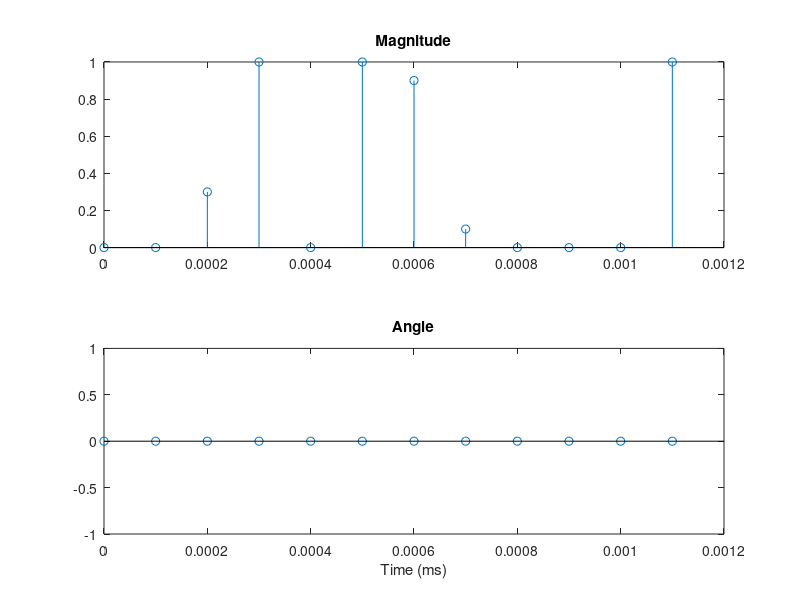

Source code (MATLAB): (Note: this script raises an error after producing the figure.)
clear; clc; close all; fclose all; format long;

%%%%%%%%%%%%%%%%%%%%%%%%%%%%%%%%%%%%%%%%%%%%%%%%%%%%%%%%%%%%%%%%%%%%%%%%%%%
% Simulation settings 335328744369150
%%%%%%%%%%%%%%%%%%%%%%%%%%%%%%%%%%%%%%%%%%%%%%%%%%%%%%%%%%%%%%%%%%%%%%%%%%%
Preset = 1016;
Test = 2;
% "ZF", "MMSE", "ZF Averaged", "LS", "Ideal"
% "Sym1Pilot" % Use entire 1st OFDM Symbol to estimate channel for all sym
% "SymAvg" % Average perfect channel estimates into 1 for all symbols
    EQUALIZER_METHOD = "ZF Averaged";
% Channel Estimation Interpolation Method
    interp_method = 'linear';
% Loop MATLAB IFFT output to FFT output to bypass channel
    LOOPBACK = true;
% Use Comb type pilot format else use alternating pilots
    PILOT_COMB_FORMAT = true;
% Use CFO estimate to correct for CFO in time domain
    CFO_CORR = false;
% Assume all CFO is caused by doppler. Use CFO est to correct for doppler.
% If false, use CFO est to correct for CFO offset. Only for MATLAB sim
    DOPPLER_PROC = false;
% Perform estimation and correction for phase rotation from sym to sym
    PHASE_AVG = true;
% Filter multiple channel estimates instead of averaging
    FILTER_CH_EST = true;
% Perform power measurements
    POWER_MEASURE = false;
% Plot ideal QAM scatter points on top of RX constellations
    PLOT_IDEAL = false;
% Set pilots as QPSK instead of same modulation order as data
    QPSK_PILOTS = false;
% Add AWGN in baseband instead of passband
    BASEBAND_AWGN = true;
% Enable frequency domain timing offset estimation and compensation
    TA_EST_COMP = true;
% Enable frequency domain frequency offset estimation and compensation
    CFO_EST_COMP = false;

%%%%%%%%%%%%%%%%%%%%%%%%%%%%%%%%%%%%%%%%%%%%%%%%%%%%%%%%%%%%%%%%%%%%%%%%%%%
% OFDM Parameters
%%%%%%%%%%%%%%%%%%%%%%%%%%%%%%%%%%%%%%%%%%%%%%%%%%%%%%%%%%%%%%%%%%%%%%%%%%%
nfft = 4096;                % Size of FFT, number of subcarriers in OFDM
BW = 250000;                % Bandwidth = complex FS
cp_len = 256;               % Cyclic Prefix length in samples
M = 16;                     % Modulation Order
ZP_density = 30;            % Zero Padded Pilot Density
symbol_guard_ms = 1;        % Symbol guard band in ms
frame_guard_ms = 1;         % Frame guard band in ms
ofdm_symbols = 5;          % Number of OFDM symbols in a Frame
Fc = 250000;                % Center frequency of OFDM signal

%%%%%%%%%%%%%%%%%%%%%%%%%%%%%%%%%%%%%%%%%%%%%%%%%%%%%%%%%%%%%%%%%%%%%%%%%%%
% Fixed Values
%%%%%%%%%%%%%%%%%%%%%%%%%%%%%%%%%%%%%%%%%%%%%%%%%%%%%%%%%%%%%%%%%%%%%%%%%%%
nfft_zc = 4096;                       % NFFT for Zadoff-Chu sequence
ZC_root = 13;                         % Zadoff-Chu root index
ZC_length = nfft_zc/2;                % Zadoff-Chu Sequence Length
doppler_cp_offset = round(cp_len/32); % Num of CP samples*2 to not use
sync_samples_early = 10;             % Num of samples to synchronize early
doppler_sync_samples_early = 0;       % samp to sync early for doppler
force_doppler_sync = 0;               % Force doppler synchronization
pilot_density = 0.5;                  % Pilot to data ratio
DAC_FS = 10000000;                    % Dac sample rate
nfft_p = 32*nfft;                     % NFFT for plotting spectrum
speed_sound = 1500;                   % Speed of sound underwater
duc_ddc_loss_gain = 2;                % Loss of Matlab DUC
num_bits = 14;                        % Number of bits in a sample
num_fir_taps = 4096;                  % Number of FIR taps for DUC/DDC
symbol_plot = 4;                      % Set number of Symbols to plot
ifft_gain = 30000;                     % IFFT gain on sub-carriers

gp_samples = round(symbol_guard_ms / 1000 * BW);

% Channel parameters
snr_db = 30;                          % Signal-to-Noise ratio in dB
multipath = [0 0 0.3 1 0 1 0.9 0.1 0 0 0 1];
%multipath = 1;
%speed = 2;                            % Doppler In m/s
speed = 0;

cfo = 0;                              % Carrier frequency offset
spo = 0;                              % Sample phase offset
sro = 50;                       % Sample rate offset (in parts per million)
sro = 0;

%%%%%%%%%%%%%%%%%%%%%%%%%%%%%%%%%%%%%%%%%%%%%%%%%%%%%%%%%%%%%%%%%%%%%%%%%%%
% Calculated OFDM Parameters
%%%%%%%%%%%%%%%%%%%%%%%%%%%%%%%%%%%%%%%%%%%%%%%%%%%%%%%%%%%%%%%%%%%%%%%%%%%
% Carrier Allocation
rep = 1/pilot_density;          % Data to pilot repetition
zp_carriers = floor(nfft*ZP_density/100/2)*2; % Even Number of ZP carriers
zp_index = [1:zp_carriers/2,nfft/2,nfft/2+1,nfft-zp_carriers/2+1:nfft];
zp_carriers = zp_carriers + 2;  % Account for 2 ZP carriers around DC
pilot_index=[zp_carriers/2:rep:nfft/2-1,nfft/2+2:rep:nfft-zp_carriers/2];
if zp_index(end/2+2)-1 ~= pilot_index(end)
    pilot_index = [pilot_index zp_index(end/2+2)-1];
end
index = find(pilot_index == nfft/2-1);
if isempty(index)
    index = find(pilot_index == nfft/2-2);
    pilot_index = [pilot_index(1:index) nfft/2-1 pilot_index(index+1:end)];
end
pilot_carriers = length(pilot_index);
if PILOT_COMB_FORMAT
    pilot_index = repmat(pilot_index.', [1 ofdm_symbols]);
    pilot_index_orig = pilot_index;
else
    pilot_index_orig = repmat(pilot_index.', [1 ofdm_symbols]);
    pilot_index = repmat(pilot_index.', [1 ofdm_symbols]);
    pilot_index(:,2:2:end) = pilot_index(:,2:2:end) + 1;
    pilot_index(end/2,2:2:end) = pilot_index(end/2,2:2:end) - 1;
    pilot_index(:,2:2:end)=cat(1,pilot_index(1:end/2,2:2:end), ...
        nfft/2+2*ones(1,length(2:2:ofdm_symbols)), ...
        pilot_index(end/2+1:end-1,2:2:end));
end
zp_index = repmat(zp_index.', [1 ofdm_symbols]);
data_index = 1:nfft;
data_index = repmat(data_index.', [1 ofdm_symbols]);
data_index_orig = data_index;
rm_pilot_zp_index = data_index; rm_pilot_zp_index_orig = data_index;
for i=1:ofdm_symbols
    rm_pilot_zp = sort([pilot_index(:,i);zp_index(:,i)]);
    rm_pilot_zp_index(rm_pilot_zp,i) = NaN;
    rm_pilot_zp_orig = sort([pilot_index_orig(:,i);zp_index(:,i)]);
    rm_pilot_zp_index_orig(rm_pilot_zp_orig,i) = NaN;
end
data_index_tmp = 1:nfft;
data_index_tmp2 = zeros(nfft-pilot_carriers-zp_carriers,ofdm_symbols);
data_index_tmp2_orig = zeros(nfft-pilot_carriers-zp_carriers,ofdm_symbols);
for i=1:ofdm_symbols
    data_index_tmp = data_index(:,i);
    data_index_tmp(any(isnan(rm_pilot_zp_index(:,i)),2)) = [];
    data_index_tmp2(:,i) = data_index_tmp;

    data_index_tmp_orig = data_index_orig(:,i);
    data_index_tmp_orig(any(isnan(rm_pilot_zp_index_orig(:,i)),2)) = [];
    data_index_tmp2_orig(:,i) = data_index_tmp_orig;
end
data_index = data_index_tmp2;
data_index_orig = data_index_tmp2_orig;
%data_index(any(isnan(rm_pilot_zp_index),2),:) = [];
data_carriers = length(data_index);
pilot_data_index = repmat((1:nfft).',[1 ofdm_symbols]);
pilot_index_nan = repmat((1:nfft).',[1 ofdm_symbols]);
for i=1:ofdm_symbols
    pilot_data_index(zp_index(:,i),i) = NaN;
    pilot_index_nan(sort([zp_index(:,i);data_index(:,i)]),i) = NaN;
end

% Other Parameters
scs = BW/nfft;
num_data_bits = length(data_index)*ofdm_symbols;
Fs = BW; % Sample frequency (complex) = bandwidth
Interp_val = DAC_FS/Fs; % Interpolation value
Ts = 1/Fs; % Sampling period
Ts_up = 1/DAC_FS;
F = (-nfft_p/2:nfft_p/2-1)/nfft_p*Fs; % Plotting baseband spectrum
F_up = (-nfft_p/2:nfft_p/2-1)/nfft_p*DAC_FS; % Plotting DUC spectrum
cp_used = cp_len - 2*doppler_cp_offset;
Max_Freq_offset = 2*scs*(cp_used/nfft);
DAC_FS_sro = DAC_FS + DAC_FS*(sro*10e-6);
Symbol_Time = 1/BW*(nfft+cp_len);

fir_taps = fir1(num_fir_taps,1/(DAC_FS/Fs));
fir_taps = fir_taps / sqrt(sum(fir_taps.^2));
filter_delay = floor(length(fir_taps)/2);

fir_taps_4x=fir1(128,1/4);% Mimic 4x decimation with 128 TAP filter in FPGA
%fir_taps_4x = fir_taps_4x / sqrt(sum(fir_taps_4x.^2));
filter_delay_4x = floor(length(fir_taps_4x)/2);
fir_taps_rx = fir1(num_fir_taps,1/Interp_val);
%fir_taps_rx = fir_taps_rx / sqrt(sum(fir_taps_rx.^2));
filter_delay_rx = floor(length(fir_taps_rx)/2);

figure(),subplot(2,1,1),stem((0:1/DAC_FS:length(multipath)/ ...
    DAC_FS-1/DAC_FS)*1000,abs(multipath)),title('Magnitude'),subplot(2,1,2)
stem((0:1/DAC_FS:length(multipath)/DAC_FS-1/DAC_FS)*1000,angle(multipath))
xlabel('Time (ms)'),title('Angle'),sgtitle('Multipath Delay Spread')

%%%%%%%%%%%%%%%%%%%%%%%%%%%%%%%%%%%%%%%%%%%%%%%%%%%%%%%%%%%%%%%%%%%%%%%%%%%
% Generate Pilot Data
%%%%%%%%%%%%%%%%%%%%%%%%%%%%%%%%%%%%%%%%%%%%%%%%%%%%%%%%%%%%%%%%%%%%%%%%%%%
rng default
if QPSK_PILOTS
    pilot_data = randsrc(pilot_carriers,ofdm_symbols,0:3);
else
    pilot_data = randsrc(pilot_carriers,ofdm_symbols,0:M-1);
end

%%%%%%%%%%%%%%%%%%%%%%%%%%%%%%%%%%%%%%%%%%%%%%%%%%%%%%%%%%%%%%%%%%%%%%%%%%%
% Generate Message Data
%%%%%%%%%%%%%%%%%%%%%%%%%%%%%%%%%%%%%%%%%%%%%%%%%%%%%%%%%%%%%%%%%%%%%%%%%%%
rng default
tx_data = randsrc(data_carriers,ofdm_symbols,0:M-1);

%%%%%%%%%%%%%%%%%%%%%%%%%%%%%%%%%%%%%%%%%%%%%%%%%%%%%%%%%%%%%%%%%%%%%%%%%%%
% QAM Modulation
%%%%%%%%%%%%%%%%%%%%%%%%%%%%%%%%%%%%%%%%%%%%%%%%%%%%%%%%%%%%%%%%%%%%%%%%%%%
qam_mod_data = qammod(tx_data,M) * ifft_gain;
if QPSK_PILOTS
    reference_pilot = qammod(pilot_data,4) * ifft_gain;
else
    reference_pilot = qammod(pilot_data,M) * ifft_gain;
end
zp_carrier = complex(0,0);

%%%%%%%%%%%%%%%%%%%%%%%%%%%%%%%%%%%%%%%%%%%%%%%%%%%%%%%%%%%%%%%%%%%%%%%%%%%
% Synchronization   
%%%%%%%%%%%%%%%%%%%%%%%%%%%%%%%%%%%%%%%%%%%%%%%%%%%%%%%%%%%%%%%%%%%%%%%%%%%
% Create Zadoff-Chu sequence
sync_tx = log2(M)/sqrt(2)*exp(-1i*pi*ZC_root*(1:ZC_length).* ...
    ((1:ZC_length)+1)/ZC_length); % ZC sequence
sync_tx_i = cos(pi*ZC_root*(1:ZC_length).* ...
    ((1:ZC_length)+1)/ZC_length);
sync_tx_q = -sin(pi*ZC_root*(1:ZC_length).* ...
    ((1:ZC_length)+1)/ZC_length);
sync_tx = complex(sync_tx_i,sync_tx_q);
sync_tx_zp = [zeros(1,(nfft_zc-ZC_length)/2),sync_tx,zeros(1, ...
    (nfft_zc-ZC_length)/2)]; % Add ZP and center ZC sequence in BW
sync_tx_time = ifft(ifftshift(ifft_gain*sync_tx_zp),nfft_zc);

%%%%%%%%%%%%%%%%%%%%%%%%%%%%%%%%%%%%%%%%%%%%%%%%%%%%%%%%%%%%%%%%%%%%%%%%%%%
% Carrier Allocation
%%%%%%%%%%%%%%%%%%%%%%%%%%%%%%%%%%%%%%%%%%%%%%%%%%%%%%%%%%%%%%%%%%%%%%%%%%%
% FFT carriers of Data, Pilot and ZP carriers
carriers = zeros(nfft,ofdm_symbols);
for i=1:ofdm_symbols
    carriers(pilot_index_orig(:,i),i) = reference_pilot(:,i);
    carriers(data_index_orig(:,i),i) = qam_mod_data(:,i);
    carriers(zp_index(:,i),i) = zp_carrier;
end
tx_pilot_data = carriers;
tx_pilot_data(any(isnan(pilot_data_index),2),:) = [];

figure(),scatter(real(reference_pilot(:,1)),imag(reference_pilot(:,i)),'.')
hold on,scatter(real(qam_mod_data(:,1)),imag(qam_mod_data(:,1)),'.')
sgtitle('TX Constellation'),legend('Pilot','Data Symbols')

%%%%%%%%%%%%%%%%%%%%%%%%%%%%%%%%%%%%%%%%%%%%%%%%%%%%%%%%%%%%%%%%%%%%%%%%%%%
% IFFT
%%%%%%%%%%%%%%%%%%%%%%%%%%%%%%%%%%%%%%%%%%%%%%%%%%%%%%%%%%%%%%%%%%%%%%%%%%%
% Ifftshift to reorder carriers in correct order for IFFT
ifft_sub_carriers = zeros(nfft,ofdm_symbols);
for i = 1:ofdm_symbols % In loop so Ifftshift works per symbol
    ifft_sub_carriers(:,i) = ifft(ifftshift(carriers(:,i)),nfft);
end

%%%%%%%%%%%%%%%%%%%%%%%%%%%%%%%%%%%%%%%%%%%%%%%%%%%%%%%%%%%%%%%%%%%%%%%%%%%
% CP Insertion
%%%%%%%%%%%%%%%%%%%%%%%%%%%%%%%%%%%%%%%%%%%%%%%%%%%%%%%%%%%%%%%%%%%%%%%%%%%
cp_start = nfft-cp_len;
cp = ifft_sub_carriers(cp_start+1:end,:);            % Obtain CP
ofdm_tx_signal_par1 = vertcat(cp,ifft_sub_carriers);  % Copy CP

%%%%%%%%%%%%%%%%%%%%%%%%%%%%%%%%%%%%%%%%%%%%%%%%%%%%%%%%%%%%%%%%%%%%%%%%%%%
% TX Power Measurement
%%%%%%%%%%%%%%%%%%%%%%%%%%%%%%%%%%%%%%%%%%%%%%%%%%%%%%%%%%%%%%%%%%%%%%%%%%%
if POWER_MEASURE
    full_scale = (2^(num_bits-1))^2 * (nfft+cp_len);
    full_scale_zc = (2^(num_bits-1))^2 * nfft_zc;
    sig_pow = sum(abs(ofdm_tx_signal_par1.^2));
    sig_pow_dBFS = 10*log10(sig_pow/full_scale);
    sig_peak = max(abs(ofdm_tx_signal_par1));
    sig_peak_dBFS = 10*log10(sig_peak/(2^(num_bits-1)));
    sig_pow1 = sum(abs((sync_tx_time).^2));
    sig_pow_dBFS = [10*log10(sig_pow1/full_scale_zc) sig_pow_dBFS];
    sig_peak = max(abs((sync_tx_time)));
    sig_peak_dBFS = [10*log10(sig_peak/(2^(num_bits-1))) sig_peak_dBFS];
    sig_papr_dB = sig_peak_dBFS - sig_pow_dBFS;
    
    figure(),subplot(2,2,1),bar(1:ofdm_symbols+1,sig_pow_dBFS)
    xlabel('OFDM Symbol'),ylabel('dBFS'),title('Average Power')
    set(gca,'Ydir','reverse');subplot(2,2,2)
    bar(1:ofdm_symbols+1,sig_peak_dBFS)
    xlabel('OFDM Symbol'),ylabel('dBFS'),title('Peak Power')
    set(gca,'Ydir','reverse');subplot(2,2,[3 4]),bar(1:ofdm_symbols+1, ...
        sig_papr_dB),xlabel('OFDM Symbols'),ylabel('dB'),title('PAPR')
    sgtitle('TX Power')
end

%%%%%%%%%%%%%%%%%%%%%%%%%%%%%%%%%%%%%%%%%%%%%%%%%%%%%%%%%%%%%%%%%%%%%%%%%%%
% GP Insertion2)
%%%%%%%%%%%%%%%%%%%%%%%%%%%%%%%%%%%%%%%%%%%%%%%%%%%%%%%%%%%%%%%%%%%%%%%%%%%
gp = zeros(gp_samples,ofdm_symbols);       % Obtain GP
ofdm_tx_signal_par = vertcat(ofdm_tx_signal_par1,gp); % Copy GP

if ~PILOT_COMB_FORMAT
    for i=1:ofdm_symbols
        qam_mod_data(:,i) = carriers(data_index(:,i),i);
        reference_pilot(:,i) = carriers(pilot_index(:,i),i);
    end
else
    qam_mod_data = carriers;
    qam_mod_data(any(isnan(rm_pilot_zp_index),2),:) = [];
    reference_pilot = carriers;
    reference_pilot(any(isnan(pilot_index_nan),2),:) = [];
end
tx_data = qamdemod(qam_mod_data/ifft_gain,M);

%%%%%%%%%%%%%%%%%%%%%%%%%%%%%%%%%%%%%%%%%%%%%%%%%%%%%%%%%%%%%%%%%%%%%%%%%%%
% Parallel to Serial
%%%%%%%%%%%%%%%%%%%%%%%%%%%%%%%%%%%%%%%%%%%%%%%%%%%%%%%%%%%%%%%%%%%%%%%%%%%
ofdm_tx_signal_ser = reshape(ofdm_tx_signal_par,[(nfft+cp_len+ ...
    gp_samples)*ofdm_symbols, 1]);         % Parallel to Serial
gp = zeros(gp_samples,1);                  % Obtain GP
ofdm_tx_signal_ser = [sync_tx_time.'; ...
    zeros(cp_len,1);gp;ofdm_tx_signal_ser]; % OFDM Frame

%%%%%%%%%%%%%%%%%%%%%%%%%%%%%%%%%%%%%%%%%%%%%%%%%%%%%%%%%%%%%%%%%%%%%%%%%%%
% DUC
%%%%%%%%%%%%%%%%%%%%%%%%%%%%%%%%%%%%%%%%%%%%%%%%%%%%%%%%%%%%%%%%%%%%%%%%%%%
%      [kdk,fir_taps] = interp(ofdm_tx_signal_ser,Interp_val,10,1);
%     filter_delay = floor(length(fir_taps)/2);
%     ofdm_tx_signal_zp = [zeros(filter_delay,1);ofdm_tx_signal_ser; ...
%         zeros(filter_delay,1)];
%     ofdm_duc_signal = interp(ofdm_tx_signal_zp,Interp_val,10,1);
%     ofdm_duc_signal = ofdm_duc_signal(filter_delay*Interp_val+1:end- ...
%         filter_delay*Interp_val);
%     ofdm_duc_signal = ofdm_duc_signal.';
    up_signal = upsample(ofdm_tx_signal_ser, Interp_val);
    up_signal = [up_signal;zeros(filter_delay,1)];
    ofdm_duc_signal = filter(fir_taps, 1, up_signal).'*7;
    ofdm_duc_signal(1:filter_delay) = [];

%%%%%%%%%%%%%%%%%%%%%%%%%%%%%%%%%%%%%%%%%%%%%%%%%%%%%%%%%%%%%%%%%%%%%%%%%%%
% IQ Mixer TX
%%%%%%%%%%%%%%%%%%%%%%%%%%%%%%%%%%%%%%%%%%%%%%%%%%%%%%%%%%%%%%%%%%%%%%%%%%%
% Use oscillator at Fc for IQ mixer
t_up = 0:1/DAC_FS:length(ofdm_duc_signal)/DAC_FS-1/DAC_FS;
ofdm_duc_signal_i = real(ofdm_duc_signal) .* cos(2*pi*Fc*t_up);
ofdm_duc_signal_q = imag(ofdm_duc_signal) .* -sin(2*pi*Fc*t_up);
ofdm_duc_signal_real = ofdm_duc_signal_i + ofdm_duc_signal_q;

%%%%%%%%%%%%%%%%%%%%%%%%%%%%%%%%%%%%%%%%%%%%%%%%%%%%%%%%%%%%%%%%%%%%%%%%%%%
% Channel
%%%%%%%%%%%%%%%%%%%%%%%%%%%%%%%%%%%%%%%%%%%%%%%%%%%%%%%%%%%%%%%%%%%%%%%%%%%
% AWGN Channel method 1
snr = 10^(snr_db/10); % Noise power
if ~BASEBAND_AWGN
    ofdm_tx_signal_ch_pwr = mean(abs(ofdm_duc_signal_real).^2);
    noise_pwr = ofdm_tx_signal_ch_pwr / snr;
    noise = sqrt(noise_pwr) .* randn(size(ofdm_duc_signal_real));
    ofdm_tx_signal_ch = ofdm_duc_signal_real + noise;
else
    ofdm_tx_signal_ch = ofdm_duc_signal_real;
end

% Multipath
%ofdm_tx_signal_ch1 = filter(multipath,1,ofdm_tx_signal_ch);
ofdm_tx_signal_ch1 = ofdm_tx_signal_ch;

% doppler
k = (1+speed/speed_sound); % doppler shift factor
Lower_BW_doppler_Shift = ((Fc-(nfft/2 - zp_carriers/2)*scs) * ...
    (k))-(Fc-(nfft/2 - zp_carriers/2)*scs);
Fc_doppler_Shift = (Fc * (1+speed/speed_sound))-Fc;
Upper_BW_doppler_Shift = ((Fc+(nfft/2 - zp_carriers/2)*scs) * ...
    (1+speed/speed_sound))- (Fc+(nfft/2 - zp_carriers/2)*scs);
table(cp_used,Max_Freq_offset,scs)
table(Lower_BW_doppler_Shift,Fc_doppler_Shift,Upper_BW_doppler_Shift)
ofdm_tx_signal_doppler =interp1(t_up,ofdm_tx_signal_ch1,t_up/k,'linear',0);
% One method to compensate for doppler if estimated k accurately:
%ofdm_tx_signal_doppler = resample(ofdm_tx_signal_doppler, ...
    %round(DAC_FS/k),DAC_FS);
%ofdm_tx_signal_doppler = ofdm_tx_signal_doppler(1:length ...
%    (ofdm_tx_signal_ch));

% Sample phase offset
ofdm_tx_signal_doppler = ofdm_tx_signal_doppler * exp(1j*spo);

% Carrier Frequency Offset
%ofdm_tx_signal_doppler = ofdm_tx_signal_doppler .* exp(1i*2*pi*t_up*cfo);

%%%%%%%%%%%%%%%%%%%%%%%%%%%%%%%%%%%%%%%%%%%%%%%%%%%%%%%%%%%%%%%%%%%%%%%%%%%
% IQ Mixer RX
%%%%%%%%%%%%%%%%%%%%%%%%%%%%%%%%%%%%%%%%%%%%%%%%%%%%%%%%%%%%%%%%%%%%%%%%%%%
% AWGN Channel
i_ddc = ofdm_tx_signal_ch .* cos(2*pi*Fc*t_up);
q_ddc = ofdm_tx_signal_ch .* -sin(2*pi*Fc*t_up);
ddc_signal = complex(i_ddc,q_ddc);

% Doppler Channel
i_ddc_doppler = ofdm_tx_signal_doppler .* cos(2*pi*Fc*t_up);
q_ddc_doppler = ofdm_tx_signal_doppler .* -sin(2*pi*Fc*t_up);
ddc_signal_doppler = complex(i_ddc_doppler,q_ddc_doppler);

% Apply Carrier Frequency Offset
ddc_signal_doppler = ddc_signal_doppler .* exp(1i*2*pi*cfo*t_up);

%%%%%%%%%%%%%%%%%%%%%%%%%%%%%%%%%%%%%%%%%%%%%%%%%%%%%%%%%%%%%%%%%%%%%%%%%%%
% DDC
%%%%%%%%%%%%%%%%%%%%%%%%%%%%%%%%%%%%%%%%%%%%%%%%%%%%%%%%%%%%%%%%%%%%%%%%%%%
    % MATLAB decimate
%    ddc_base_signal_real=decimate(real(ddc_signal),Interp_val,4096,'Fir');
%    ddc_base_signal_imag=decimate(imag(ddc_signal),Interp_val,4096,'FIR');
%     ddc_base_signal = complex(ddc_base_signal_real,ddc_base_signal_imag);
%     ddc_base_signal = duc_ddc_loss_gain * ddc_base_signal.';
    % Model FPGA implementation of DDC
%     ddc_stage1 = [ddc_signal zeros(1,filter_delay_4x)];
%     ddc_stage1_out = filter(fir_taps_4x,1,ddc_stage1);
%     ddc_stage1_out(1:filter_delay_4x) = [];
%     ddc_stage1_out = downsample(ddc_stage1_out,4);
ddc_stage2 = [ddc_signal zeros(1,filter_delay)];
ddc_stage2_out = filter(fir_taps,1,ddc_stage2);
ddc_stage2_out(1:filter_delay) = [];
ddc_base_signal = downsample(ddc_stage2_out,Interp_val)/7.2;

ddc_doppler_real = ...
    decimate(real(ddc_signal_doppler),Interp_val,4096,'Fir');
ddc_doppler_imag = ...
    decimate(imag(ddc_signal_doppler),Interp_val,4096,'Fir');
ddc_doppler = complex(ddc_doppler_real,ddc_doppler_imag);
ddc_doppler = duc_ddc_loss_gain * ddc_doppler.';

%%%%%%%%%%%%%%%%%%%%%%%%%%%%%%%%%%%%%%%%%%%%%%%%%%%%%%%%%%%%%%%%%%%%%%%%%%%
% Bypass DUC/DDC for MATLAB AWGN Channel
if (LOOPBACK)
    ddc_base_signal = ofdm_tx_signal_ser/1.91;
end

%%%%%%%%%%%%%%%%%%%%%%%%%%%%%%%%%%%%%%%%%%%%%%%%%%%%%%%%%%%%%%%%%%%%%%%%%%%
% Synchronization
%%%%%%%%%%%%%%%%%%%%%%%%%%%%%%%%%%%%%%%%%%%%%%%%%%%%%%%%%%%%%%%%%%%%%%%%%%%
sync_coef = conj(fliplr(sync_tx_time)); % Matched Filter
sync_corr_filt = abs(filter(sync_coef,1,ddc_base_signal));
[val,ind] = max(sync_corr_filt);
%ind = ind-sync_samples_early+gp_samples+cp_len; % Remove GP from index
ind = ind+gp_samples+cp_len;
ofdm_rx_sync_signal = ddc_base_signal;
ofdm_rx_sync_signal([1:ind, ...
    ind+1+(nfft+cp_len+gp_samples)*ofdm_symbols:end]) = [];
if (length(ofdm_rx_sync_signal) ~= (nfft+cp_len+gp_samples)*ofdm_symbols)
    tmp = zeros(1,(nfft+cp_len+gp_samples)*ofdm_symbols- ...
        length(ofdm_rx_sync_signal));
    ofdm_rx_sync_signal = [ofdm_rx_sync_signal tmp];
    warning('Deleted too much of signal')
end

sync_corr_doppler = abs(filter(sync_coef,1,ddc_doppler));
[val2,ind2] = max(sync_corr_doppler);
ind2 = ind2-sync_samples_early+gp_samples+force_doppler_sync+cp_len;
ofdm_rx_sync_doppler = ddc_doppler;
ofdm_rx_sync_doppler([1:ind2, ...
    ind2+1+(nfft+cp_len+gp_samples)*ofdm_symbols:end]) = [];
if (length(ofdm_rx_sync_doppler) ~= (nfft+cp_len+gp_samples)*ofdm_symbols)
    tmp = zeros(1,(nfft+cp_len+gp_samples)*ofdm_symbols- ...
        length(ofdm_rx_sync_doppler)).';
    ofdm_rx_sync_doppler = [ofdm_rx_sync_doppler;tmp];
    warning('Deleted too much of doppler signal')
end
doppler_sync_offset = (ind2-gp_samples)-(ind-gp_samples);
display(doppler_sync_offset)

% Plot %%%%%%%%%%%%%%%%%%%%%%%%%%%%%%%%%%%%%%%%%%%%%%%%%%%%%%%%%%%%%%%%%%%%
t_p = 0:Ts:length(ofdm_tx_signal_ser)*Ts-Ts;
vertical_lines = zeros(1,ofdm_symbols*3);
line_label = string.empty(0,length(vertical_lines));
vertical_lines_doppler = zeros(1,ofdm_symbols*3);
for i=1:ofdm_symbols
    if (i == 1)
        %vertical_lines(i) = nfft_zc + gp_samples;
        vertical_lines = ind;
        vertical_lines_doppler(i) = ind2;
        line_label(i) = "CP";
        vertical_lines(i+1) = vertical_lines(i) + cp_len;
        vertical_lines_doppler(i+1) = vertical_lines_doppler(i) + cp_len;
        line_label(i+1) = "Data";
        vertical_lines(i+2) = vertical_lines(i+1) + nfft;
        vertical_lines_doppler(i+2) = vertical_lines_doppler(i+1)+nfft;
        line_label(i+2) = "GP";
    else
        vertical_lines(3*i-2) = vertical_lines(3*i-3) + gp_samples;
        vertical_lines_doppler(3*i-2) = vertical_lines_doppler(3*i-3) + ...
            gp_samples;
        line_label(3*i-2) = "CP";
        vertical_lines(3*i-1) = vertical_lines(3*i-2) + cp_len;
        vertical_lines_doppler(3*i-1)=vertical_lines_doppler(3*i-2)+cp_len;
        line_label(3*i-1) = "Data";
        vertical_lines(3*i) = vertical_lines(3*i-1) + nfft;
        vertical_lines_doppler(3*i) = vertical_lines_doppler(3*i-1)+nfft;
        line_label(3*i) = "GP";
    end
end

vertical_lines = [nfft_zc vertical_lines];
line_label = ["Sync", line_label];
figure(),subplot(3,1,1),plot(t_p/1000,real(ofdm_tx_signal_ser), ...
    'LineWidth',2),hold on,plot(t_p/1000,real(ddc_doppler))
for i = 1:length(vertical_lines)
    if i == 1
        xline(vertical_lines(i)*Ts/1000,'--b',line_label{i}, ...
            'LabelHorizontalAlignment','left')
    else
        xline(vertical_lines(i)*Ts/1000,'--b',line_label{i})
        xline(vertical_lines_doppler(i-1)*Ts/1000,'--r',line_label{i}, ...
            'LabelVerticalAlignment','bottom');
    end
end
legend('Ideal Channel','MATLAB UW-A Channel',...
    'Ideal Timing','','MATLAB UW-A Timing')
xlabel('Time (ms)'),title('In Phase'),subplot(3,1,2)
plot(t_p/1000,imag(ofdm_tx_signal_ser),'LineWidth',2),hold on
plot(t_p/1000,imag(ddc_doppler))
for i = 1:length(vertical_lines)
    if i == 1
        xline(vertical_lines(i)*Ts/1000,'--b',line_label{i}, ...
            'LabelHorizontalAlignment','left')
    else
        xline(vertical_lines(i)*Ts/1000,'--b',line_label{i})
        xline(vertical_lines_doppler(i-1)*Ts/1000,'--r',line_label{i}, ...
            'LabelVerticalAlignment','bottom');
    end
end
legend('Ideal Channel','MATLAB UW-A Channel',...
    'Ideal Timing','','MATLAB UW-A Timing')
xlabel('Samples'),title('Quadrature'),subplot(3,1,3)
plot(t_p/1000,sync_corr_filt),hold on,plot(t_p/1000,sync_corr_doppler)
vertical_lines = [ind2-gp_samples-cp_len vertical_lines];
line_label = ["UW-A Sync", line_label];
xline(vertical_lines(2)*Ts/1000,'--b',line_label{2}, ...
    'LabelHorizontalAlignment','left')
xline(vertical_lines(1)*Ts/1000,'--r',line_label{1}, ...
    'LabelHorizontalAlignment','left','LabelVerticalAlignment','bottom')
legend('Ideal','MATLAB UW-A Channel','Ideal Timing','MATLAB UW-A Timing')
xlabel('Time (ms)'),title('Synchronizer Correlator Output')
sgtitle('Baseband OFDM Signal Before Resampler')

%%%%%%%%%%%%%%%%%%%%%%%%%%%%%%%%%%%%%%%%%%%%%%%%%%%%%%%%%%%%%%%%%%%%%%%%%%%
% Serial to Parallel
%%%%%%%%%%%%%%%%%%%%%%%%%%%%%%%%%%%%%%%%%%%%%%%%%%%%%%%%%%%%%%%%%%%%%%%%%%%
% Add multipath at baseband (too many taps at passband)
ofdm_rx_sync_doppler = filter(multipath,1,ofdm_rx_sync_doppler);

% Plot spectrum of FFT input
figure(),plot(F/1000,10*log10(abs(fftshift(fft(ofdm_rx_sync_doppler,...
    nfft_p))))),xlabel('kHz'),ylabel('dB')
title('MATLAB Sim FFT Input Spectrum')

% Serial to parrallel
ofdm_rx_signal_par=reshape(ofdm_rx_sync_signal, ...
    [nfft+cp_len+gp_samples ofdm_symbols]);
ofdm_rx_doppler_par=reshape(ofdm_rx_sync_doppler, ...
    [nfft+cp_len+gp_samples ofdm_symbols]);

%%%%%%%%%%%%%%%%%%%%%%%%%%%%%%%%%%%%%%%%%%%%%%%%%%%%%%%%%%%%%%%%%%%%%%%%%%%
% RX Power Measure
%%%%%%%%%%%%%%%%%%%%%%%%%%%%%%%%%%%%%%%%%%%%%%%%%%%%%%%%%%%%%%%%%%%%%%%%%%%
if POWER_MEASURE
    sig_pow_rx = sum(abs(ofdm_rx_doppler_par.^2));
    ofdm_rx_doppler_par = ...
        ofdm_rx_doppler_par.*sqrt(sig_pow./sig_pow_rx);
    sig_pow_rx1 = sum(abs(ofdm_rx_doppler_par.^2));

    y1 = 1:ofdm_symbols;
    figure(),b = bar(y1,[10*log10(sig_pow/full_scale);...
        10*log10(sig_pow_rx1/full_scale)],'LineWidth',0.5);
    xtips1 = b(1).XEndPoints;ytips1 = b(1).YEndPoints;
    labels1 = string(b(1).YData);text(xtips1,ytips1,labels1,...
        'HorizontalAlignment','center','VerticalAlignment','bottom')
    xtips2 = b(2).XEndPoints;ytips2 = b(2).YEndPoints;
    labels2 = string(b(2).YData);text(xtips2,ytips2,labels2,...
        'HorizontalAlignment','center','VerticalAlignment','bottom')
    legend('TX','RX'),xlabel('OFDM Symbols'),title('Power'),ylabel('dBFS')
end

%%%%%%%%%%%%%%%%%%%%%%%%%%%%%%%%%%%%%%%%%%%%%%%%%%%%%%%%%%%%%%%%%%%%%%%%%%%
% CFO Estimation and Correction
%%%%%%%%%%%%%%%%%%%%%%%%%%%%%%%%%%%%%%%%%%%%%%%%%%%%%%%%%%%%%%%%%%%%%%%%%%%
% AWGN Channel
ofdm_rx_signal_par(end-gp_samples+1:end,:) = []; % Remove GP
ofdm_cfo_signal = ofdm_rx_signal_par; 
ofdm_cfo_signal(1:cp_len,:) = [];                % Remove CP

% Add white noise at baseband
if BASEBAND_AWGN
    ofdm_cfo_signal_pwr = mean(abs(ofdm_cfo_signal).^2);
    noise_pwr = ofdm_cfo_signal_pwr / snr;
    noise = sqrt(noise_pwr) .* randn(size(ofdm_cfo_signal));
    ofdm_cfo_signal = ofdm_cfo_signal + noise;
end

%%%%%%%%%%%%%%%%%%%%%%%%%%%%%%%%%%%%%%%%%%%%%%%%%%%%%%%%%%%%%%%%%%%%%%%%%%%
% MATLAB Doppler channel
ofdm_rx_doppler_par(end-gp_samples+1:end,:) = []; % Remove GP

% Add white noise at baseband
if BASEBAND_AWGN
    ofdm_rx_doppler_par_pwr = mean(abs(ofdm_rx_doppler_par).^2);
    noise_pwr = ofdm_rx_doppler_par_pwr / snr;
    noise = sqrt(noise_pwr) .* randn(size(ofdm_rx_doppler_par));
    ofdm_rx_doppler_par = ofdm_rx_doppler_par + noise;
end

cp_rm_doppler = ofdm_rx_doppler_par;              % Save and remove CP
cp_rm_doppler(1:cp_len,:) = [];                   % Remove CP


t = 0:Ts:length(ddc_base_signal)*Ts-Ts;

ofdm_cfo_doppler = zeros(nfft,ofdm_symbols);
cfo_est = 0;
cfo_est_doppler = zeros(1,ofdm_symbols);
for i = 1:ofdm_symbols
    cp_cfo_begin = ofdm_rx_doppler_par(doppler_cp_offset+1:cp_len- ...
        doppler_cp_offset,i); % Obtain CP at beginning of symbol
    cp_cfo_end = ofdm_rx_doppler_par(nfft+1+doppler_cp_offset: ...
        end-doppler_cp_offset,i); % Obtain CP at end of symbol
    tmp = cp_cfo_end.*conj(cp_cfo_begin); % Correlate
    sum_val = sum(tmp);
    tan_val = atan2(imag(sum_val),real(sum_val));
    normalized_cfo_est = 1*tan_val;
    cfo_est = normalized_cfo_est*scs;
    cfo_est_doppler(i) = cfo_est/2/pi;
    ofdm_cfo_doppler(:,i) = cp_rm_doppler(:,i).*(cos(cfo_est*t(1:nfft)) ...
        +1i*sin(cfo_est*t(1:nfft)))';
end
if ~CFO_CORR || DOPPLER_PROC
    ofdm_cfo_doppler = cp_rm_doppler;
end
table(cfo_est_doppler)

%%%%%%%%%%%%%%%%%%%%%%%%%%%%%%%%%%%%%%%%%%%%%%%%%%%%%%%%%%%%%%%%%%%%%%%%%%%
% doppler processing
%%%%%%%%%%%%%%%%%%%%%%%%%%%%%%%%%%%%%%%%%%%%%%%%%%%%%%%%%%%%%%%%%%%%%%%%%%%
if DOPPLER_PROC
    k_est = (-mean(cfo_est_doppler)/Fc)+1;% Estimate doppler scaling factor
    Fs_doppler_sample = DAC_FS/k;         % Resample rate
    Fs_doppler_sample_est = DAC_FS/k_est; % Estimated resample rate
    table(k,k_est,Fs_doppler_sample,Fs_doppler_sample_est)

    %%%%%%%%%%%%%%%%%%%%%%%%%%%%%%%%%%%%%%%%%%%%%%%%%%%%%%%%%%%%%%%%%%%%%%%
    % Resample with doppler shift factor
    P = round(DAC_FS/k_est);  Q = round(DAC_FS);
    if P*Q >= 2^31
        re_scale = 2^31/(P*Q)
        P = floor(P*sqrt(re_scale)); Q = floor(Q*sqrt(re_scale));
        warning('Re-Scaled P/Q')
    end
    ofdm_tx_signal_doppler2 = resample(ofdm_tx_signal_doppler,P,Q);
    if (length(ofdm_tx_signal_doppler2) > length(ofdm_tx_signal_ch))
        ofdm_tx_signal_doppler2 = ofdm_tx_signal_doppler2(1:length( ...
            ofdm_tx_signal_ch));
    elseif (length(ofdm_tx_signal_doppler2) < length(ofdm_tx_signal_ch))
        ofdm_tx_signal_doppler2 = [ofdm_tx_signal_doppler2 zeros(1, ...
            length(ofdm_tx_signal_ch) - length(ofdm_tx_signal_doppler2))];
    end
%     ofdm_tx_signal_doppler2 = resample(ofdm_tx_signal_doppler,P,Q);
%     if (length(ofdm_tx_signal_doppler2) > length(ddc_doppler))
%         ofdm_tx_signal_doppler2 = ofdm_tx_signal_doppler2(1:length( ...
%             ddc_doppler));
%     elseif (length(ofdm_tx_signal_doppler2) < length(ddc_doppler))
%         ofdm_tx_signal_doppler2 = [ofdm_tx_signal_doppler2 zeros(1, ...
%             length(ddc_doppler)-length(ofdm_tx_signal_doppler2))];
%     end
%     ddc_doppler2 = ofdm_tx_signal_doppler2.';

    %%%%%%%%%%%%%%%%%%%%%%%%%%%%%%%%%%%%%%%%%%%%%%%%%%%%%%%%%%%%%%%%%%%%%%%
    % IQ Mixer RX
    i_ddc_doppler2 = ofdm_tx_signal_doppler2 .* cos(2*pi*Fc*t_up);
    q_ddc_doppler2 = ofdm_tx_signal_doppler2 .* -sin(2*pi*Fc*t_up);
    ddc_signal_doppler2 = complex(i_ddc_doppler2,q_ddc_doppler2);

    %%%%%%%%%%%%%%%%%%%%%%%%%%%%%%%%%%%%%%%%%%%%%%%%%%%%%%%%%%%%%%%%%%%%%%%
    % DDC
    ddc_doppler_real2 = decimate(real(ddc_signal_doppler2), ...
        Interp_val,4096,'Fir');
    ddc_doppler_imag2 = decimate(imag(ddc_signal_doppler2), ...
        Interp_val,4096,'Fir');
    ddc_doppler2 = complex(ddc_doppler_real2,ddc_doppler_imag2);
    ddc_doppler2 = duc_ddc_loss_gain * ddc_doppler2.';

    %%%%%%%%%%%%%%%%%%%%%%%%%%%%%%%%%%%%%%%%%%%%%%%%%%%%%%%%%%%%%%%%%%%%%%%
    % Synchronization
    sync_corr_doppler2 = abs(filter(sync_coef,1,ddc_doppler2));
    [val3,ind3] = max(sync_corr_doppler2);
    ind3 = ind3-doppler_sync_samples_early...
        +gp_samples+force_doppler_sync+cp_len;
    ofdm_rx_sync_doppler2 = ddc_doppler2;
    ofdm_rx_sync_doppler2([1:ind3, ...
        ind3+1+(nfft+cp_len+gp_samples)*ofdm_symbols:end]) = [];
    if length(ofdm_rx_sync_doppler2)~=(nfft+cp_len+gp_samples)*ofdm_symbols
        tmp = zeros(1,(nfft+cp_len+gp_samples)*ofdm_symbols- ...
            length(ofdm_rx_sync_doppler2)).';
        ofdm_rx_sync_doppler2 = [ofdm_rx_sync_doppler2;tmp];
        warning('Deleted too much of UW-A signal 2')
    end
    doppler_sync_offset2 = (ind3-gp_samples)-(ind-gp_samples);
    %display(doppler_sync_offset2)

    vertical_lines(1) = [];
    vertical_lines_doppler2 = zeros(1,ofdm_symbols*3);
    line_label(1) = [];
    for i=1:ofdm_symbols
        if i==1
            vertical_lines_doppler2(i) = ind3;
            vertical_lines_doppler2(i+1)=vertical_lines_doppler2(i)+cp_len;
            vertical_lines_doppler2(i+2)=vertical_lines_doppler2(i+1)+nfft;
        else
            vertical_lines_doppler2(3*i-2) = ...
                vertical_lines_doppler2(3*i-3)+gp_samples;
            vertical_lines_doppler2(3*i-1) = ...
                vertical_lines_doppler2(3*i-2)+cp_len;
            vertical_lines_doppler2(3*i) = ...
                vertical_lines_doppler(3*i-1)+nfft;
        end
    end

    % Plot syncronization timing after resampling
    figure(),subplot(3,1,1),plot(t_p/1000,real(ofdm_tx_signal_ser),...
        'LineWidth',2),hold on,plot(t_p/1000,real(ddc_doppler2))
    for i=1:length(vertical_lines)
        if i==1
            xline(vertical_lines(i)*Ts/1000,'--b',line_label{i}, ...
                'LabelHorizontalAlignment','left')
        else
            xline(vertical_lines(i)*Ts/1000,'--b',line_label{i})
            xline(vertical_lines_doppler2(i-1)*Ts/1000,'--r', ...
                line_label{i},'LabelVerticalAlignment','bottom');
        end
    end
    legend('Ideal Channel','MATLAB UW-A Channel','Ideal Timing',...
        'MATLAB UW-A Timing'),xlabel('Time (ms)'),title('In Phase')
    subplot(3,1,2)
    plot(t_p/1000,imag(ofdm_tx_signal_ser),'LineWidth',2),hold on
    plot(t_p/1000,imag(ddc_doppler2))
    for i = 1:length(vertical_lines)
        if i == 1
            xline(vertical_lines(i)*Ts/1000,'--b',line_label{i}, ...
                'LabelHorizontalAlignment','left')
        else
            xline(vertical_lines(i)*Ts/1000,'--b',line_label{i})
            xline(vertical_lines_doppler2(i-1)*Ts/1000,'--r',...
                line_label{i},'LabelVerticalAlignment','bottom');
        end
    end
    legend('Ideal Channel','MATLAB UW-A Channel','Ideal Timing',...
        'MATLAB UW-A Timing')
    xlabel('Time (ms)'),title('Quadrature'),subplot(3,1,3)
    plot(t_p/1000,sync_corr_filt),hold on,plot(t_p/1000,sync_corr_doppler2)
    vertical_lines = [ind3-gp_samples-cp_len vertical_lines];
    line_label = ["UW-A Sync", line_label];
    xline(vertical_lines(2)*Ts/1000,'--b',line_label{2}, ...
        'LabelHorizontalAlignment','left')
    xline(vertical_lines(1)*Ts/1000,'--r',line_label{1}, ...
        'LabelHorizontalAlignment','Left','LabelVerticalAlignment',...
        'bottom')
    legend('Ideal Channel','MATLAB UW-A Channel','Ideal Timing',...
        'MATLAB UW-A Timing')
    title('Synchronizer Correlator Output')
    sgtitle('Baseband OFDM Signal After Re-Sampler')
    
    %%%%%%%%%%%%%%%%%%%%%%%%%%%%%%%%%%%%%%%%%%%%%%%%%%%%%%%%%%%%%%%%%%%%%%%
    % Add multipath at baseband (too many taps to model at pass band)
    ofdm_rx_sync_doppler2 = filter(multipath,1,ofdm_rx_sync_doppler2);

    % Serial to Parallel
    ofdm_rx_doppler_par2=reshape(ofdm_rx_sync_doppler2, ...
        [nfft+cp_len+gp_samples ofdm_symbols]);

    %%%%%%%%%%%%%%%%%%%%%%%%%%%%%%%%%%%%%%%%%%%%%%%%%%%%%%%%%%%%%%%%%%%%%%%
    % Residual CFO Estimation and Correction (OPTIONAL)
    ofdm_rx_doppler_par2(end-gp_samples+1:end,:) = [];
    
    % Add white noise at baseband
    if BASEBAND_AWGN
        ofdm_rx_doppler_par_pwr = mean(abs(ofdm_rx_doppler_par2).^2);
        noise_pwr = ofdm_rx_doppler_par_pwr / snr;
        noise = sqrt(noise_pwr) .* randn(size(ofdm_rx_doppler_par2));
        ofdm_rx_doppler_par2 = ofdm_rx_doppler_par2 + noise;
    end
        
    % Save and remove CP
    cp_rm_doppler2 = ofdm_rx_doppler_par2;
    cp_rm_doppler2(1:cp_len,:) = [];
    
    ofdm_cfo_doppler2 = zeros(nfft,ofdm_symbols);
    cfo_est2 = 0;
    cfo_est_doppler2 = zeros(1,ofdm_symbols);
    for i = 1:ofdm_symbols
        cp_cfo_begin = ofdm_rx_doppler_par2(doppler_cp_offset+1:cp_len- ...
            doppler_cp_offset,i); % Obtain CP at beginning of symbol
        cp_cfo_end = ofdm_rx_doppler_par2(nfft+1+doppler_cp_offset: ...
            end-doppler_cp_offset,i); % Obtain CP at end of symbol
        %cp_cfo_begin = ofdm_rx_doppler_par(1:cp_len,i);
        %cp_cfo_end = ofdm_rx_doppler_par(nfft+1:end,i);
        tmp = cp_cfo_end.*conj(cp_cfo_begin); % Correlate
        sum_val = sum(tmp);
        tan_val = atan2(imag(sum_val),real(sum_val));
        normalized_cfo_est = 1*tan_val;
        cfo_est = normalized_cfo_est*scs;
        cfo_est_doppler2(i) = cfo_est/2/pi;
        ofdm_cfo_doppler2(:,i) = cp_rm_doppler2(:,i).* ...
            (cos(cfo_est*t(1:nfft))+1i*sin(cfo_est*t(1:nfft)))';
    end
    ofdm_cfo_doppler2 = cp_rm_doppler2; % Bypass optional CFO Correction
    table(cfo_est_doppler2)
else
    ofdm_cfo_doppler2 = ofdm_cfo_doppler;
end

%%%%%%%%%%%%%%%%%%%%%%%%%%%%%%%%%%%%%%%%%%%%%%%%%%%%%%%%%%%%%%%%%%%%%%%%%%%
% FFT
%%%%%%%%%%%%%%%%%%%%%%%%%%%%%%%%%%%%%%%%%%%%%%%%%%%%%%%%%%%%%%%%%%%%%%%%%%%
fft_signal = zeros(nfft,ofdm_symbols);
for i = 1:ofdm_symbols % Do FFTSHIFT per symbol
    fft_signal(:,i) = fftshift(fft(ofdm_cfo_signal(:,i),nfft));
end

fft_doppler2 = zeros(nfft,ofdm_symbols);
for i = 1:ofdm_symbols
    fft_doppler2(:,i) = fftshift(fft(ofdm_cfo_doppler2(:,i),nfft));
end

%%%%%%%%%%%%%%%%%%%%%%%%%%%%%%%%%%%%%%%%%%%%%%%%%%%%%%%%%%%%%%%%%%%%%%%%%%%
% Channel Estimation
%%%%%%%%%%%%%%%%%%%%%%%%%%%%%%%%%%%%%%%%%%%%%%%%%%%%%%%%%%%%%%%%%%%%%%%%%%%
% Initialize AWGN Channel data
fft_signal_eq = fft_signal;
P_RX = fft_signal_eq;

% Initialize MATLAB UW-A sim channel data
fft_doppler_eq2 = fft_doppler2;
for i=1:ofdm_symbols
    for k=1:nfft
        fft_doppler_eq2(k,i) = fft_doppler_eq2(k,i) * exp(-1j*2*pi*cfo*(k-1)/nfft);
    end
end
%fft_doppler_eq2 = fft_doppler_eq2 .* exp(-1j*2*pi*cfo*(0:nfft-1).');
P_RX_dopler = fft_doppler_eq2;

% Get RX pilots depending on the pilot format
if ~PILOT_COMB_FORMAT
    P_RX = zeros(pilot_carriers,ofdm_symbols);
    P_RX_dopler = zeros(pilot_carriers,ofdm_symbols);
    for i=1:ofdm_symbols
        P_RX_tmp = fft_signal_eq(:,i);
        P_RX_tmp(any(isnan(pilot_index_nan(:,i)),2),:) = [];
        P_RX(:,i) = P_RX_tmp;
        P_RX_tmp = fft_doppler2(:,i);
        P_RX_tmp(any(isnan(pilot_index_nan(:,i)),2),:) = [];
        P_RX_dopler(:,i) = P_RX_tmp;  
    end
else
    P_RX(any(isnan(pilot_index_nan),2),:) = [];
    P_RX_dopler(any(isnan(pilot_index_nan),2),:) = [];
end

%%%%%%%%%%%%%%%%%%%%%%%%%%%%%%%%%%%%%%%%%%%%%%%%%%%%%%%%%%%%%%%%%%%%%%%%%%%
% Expanded Channel Estimation
% P_RX_re = real(P_RX);           P_RX_im = -imag(P_RX);
% P_re = real(reference_pilot);   P_im = -imag(reference_pilot);
% H = (P_RX_re.*P_re + P_RX_im.*P_im) ./ (P_re.^2 + P_im.^2) + ...
%     1i*(P_RX_im.*P_re - P_RX_re.*P_im) ./ (P_re.^2 + P_im.^2);

%%%%% SNR estimate %%%%%
rx_pilots = P_RX; tx_pilots = reference_pilot;

rx_pilot_power = mean(abs(rx_pilots).^2);
tx_pilot_power = mean(abs(tx_pilots).^2);

norm_rx_pilots = rx_pilots .* sqrt(tx_pilot_power ./ rx_pilot_power);

noise_est = norm_rx_pilots - tx_pilots;
noise_est_power = mean(abs(noise_est).^2);

SNR_estimate = tx_pilot_power ./ noise_est_power;
SNR_estimate_db = 10*log10(mean(SNR_estimate))

%%%%%%%%%%%%%%%%%%%%%%%%%%%%%%%%%%%%%%%%%%%%%%%%%%%%%%%%%%%%%%%%%%%
% Matlab Doppler Channel Estimation:
%%%%% SNR Estimate %%%%%
rx_pilots = P_RX_dopler;
rx_pilot_power = mean(abs(rx_pilots).^2);
norm_rx_pilots = rx_pilots .* sqrt(tx_pilot_power./rx_pilot_power);
noise_est = norm_rx_pilots - tx_pilots;
noise_est_power = mean(abs(noise_est).^2);
SNR_estimate_doppler = tx_pilot_power ./ noise_est_power;
SNR_estimate_db_doppler = 10*log10(mean(SNR_estimate_doppler))

%%%%% Get LS Channel estimate %%%%%
H = conj(P_RX_dopler) ./ conj(reference_pilot);
%%%%% Timing offset estimation %%%%%
e_pa = zeros(1,ofdm_symbols);               % Phase shift estimate
TA_est = zeros(1,ofdm_symbols);             % Timing offset estimate
for i=1:ofdm_symbols
    for k=1:pilot_carriers-2
        e_pa(i) = e_pa(i) + H(k,i) * H(k+2,i)';
    end
    TA_est(i) = angle(e_pa(i))*nfft/(2*pi*4);
end
TA_comp = exp(1j*2*pi*(1:nfft)'.*TA_est/nfft);
if ~PILOT_COMB_FORMAT
    TA_comp_H = zeros(pilot_carriers,ofdm_symbols);
    for i=1:ofdm_symbols
        TA_comp_tmp = TA_comp(:,i);
        TA_comp_tmp(any(isnan(pilot_index_nan(:,i)),2),:) = [];
        TA_comp_H(:,i) = TA_comp_tmp;
    end
else
    TA_comp_H = TA_comp;
    TA_comp_H(any(isnan(pilot_index_nan),2),:) = [];
end
TA_comp = exp(-1j*2*pi*(1:nfft)'.*TA_est/nfft);

figure(),subplot(2,1,1),plot(real(TA_comp(:,1))),title('In-Phase')
xlabel('Sub-Carrier Index'),subplot(2,1,2),plot(imag(TA_comp(:,1)))
title('Quadrature'),xlabel('Sub-Carrier Index'),sgtitle('TA Compensation')

%%%%% Timing offset correction %%%%%
if TA_EST_COMP
    H = H .* TA_comp_H;
    fft_doppler_eq2 = fft_doppler_eq2 .* TA_comp;
end
table(TA_est)
%%%%% Frequency offset estimation %%%%%
% e_cfo = zeros(,ofdm_symbols-1);
% for i=1:ofdm_symbols-1
%     e_cfo(i) = H(:,i+1).*conj(H(:,i));
% end
%e_cfo_theta = angle(H(:,2).*conj(H(:,1)));
e_cfo_theta = angle(sum(H(:,2).*conj(H(:,1))));
e_cfo = e_cfo_theta / (2*pi*scs);
e_cfo = e_cfo_theta;

e_cfo_rep = repmat(e_cfo, [1 ofdm_symbols]);
% e_cfo_interp=interp1(pilot_index(:,1),e_cfo,1:nfft,interp_method,'extrap');
% e_cfo_interp_rep = repmat(e_cfo_interp.', [1 ofdm_symbols]);

% e_cfo_rep = exp(1j*e_cfo_rep.*(1:ofdm_symbols));
% e_cfo_interp_rep = exp(1j*e_cfo_interp_rep.*(1:ofdm_symbols));
%e_cfo_rep = exp(-1j*ones(nfft,1)*e_cfo_rep.*(0:ofdm_symbols-1));
e_cfo_rep = exp(-1j*ones(1,ofdm_symbols).*(0:nfft-1)'.*(0:nfft-1)'*2*pi*cfo);
e_cfo_rep = exp(-1j*2*pi*cfo*(0:nfft-1)'/nfft);
e_cfo_rep = repmat(e_cfo_rep, [1 ofdm_symbols]);
e_cfo_interp_rep = e_cfo_rep;
if ~PILOT_COMB_FORMAT
    e_cfo_rep = zeros(pilot_carriers,ofdm_symbols);
    for i=1:ofdm_symbols
        e_cfo_rep_tmp=e_cfo_interp_rep(:,i);
        e_cfo_rep_tmp(any(isnan(pilot_index_nan(:,i)),2),:) = [];
        e_cfo_rep(:,i) = e_cfo_rep_tmp;
    end
else
    e_cfo_rep(any(isnan(pilot_index_nan),2),:) = [];
end

figure()
for i=1:4
    x_lim = [pilot_index(1),pilot_index(end,1)];
    subplot(2,2,1),plot(real(e_cfo_interp_rep(:,i))),title('In-Phase')
    xlim(x_lim),xlabel('Sub-Carrier Index'),hold on,subplot(2,2,2)
    plot(imag(e_cfo_interp_rep(:,i))),title('Quadrature')
    xlabel('Sub-Carrier Index'),xlim(x_lim),hold on,subplot(2,2,3)
    plot(abs(e_cfo_interp_rep(:,i))),title('Magnitude')
    xlim(x_lim),xlabel('Sub-Carrier Index'),hold on,subplot(2,2,4)
    plot(angle(e_cfo_interp_rep(:,i))),title('Phase'),xlim(x_lim)
    xlabel('Sub-Carrier Index'),hold on
end
subplot(2,2,1),legend('Symbol 0','Symbol 1','Symbol 2','Symbol 3')
sgtitle('CFO Compensation')

%%%% Frequency offset compensation %%%%%

if CFO_EST_COMP
    %H = H .* (e_cfo_rep);
    %fft_doppler_eq2 = fft_doppler_eq2 .* (e_cfo_interp_rep);
end
%%%%% Estimate and correct for phase offsets between symbols %%%%%
if PHASE_AVG
    phase_sym_rot = zeros(1,ofdm_symbols);
    phase_sym1 = H(:,1);
    for i = 1:ofdm_symbols
        phase_sym_next = H(:,i);
        phase_sym_rot(i) = mean(angle(phase_sym1./phase_sym_next));
    end
    H = H .* exp(1i*phase_sym_rot);
    fft_doppler_eq2 = fft_doppler_eq2 .* exp(-1i*phase_sym_rot);
end
%%%%% Doppler Estimation %%%%%
R0=1/(2*ofdm_symbols)*sum(sum(abs(H).^2));
R1=1/ofdm_symbols*sum(conj(H(:,1).*H(:,2)));
fd = 1/(2*pi*Symbol_Time)*sqrt((1-abs(R1)/R0)/0.223)
%%%%% Interpolate estimates at pilots to all sub-carriers %%%%%
H_interp_doppler2_orig = zeros(nfft,ofdm_symbols);
for i=1:ofdm_symbols
    H_interp_doppler2_orig(:,i)=interp1(pilot_index(:,i),H(:,i),...
        1:nfft,interp_method,"extrap");
end 
%%%%% For Alternating pilots, interpolate next sym pilots %%%%%
if (~PILOT_COMB_FORMAT && EQUALIZER_METHOD ~= "ZF AVERAGED")
    H_interp_doppler2 = H_interp_doppler2_orig;
    for i=1:ofdm_symbols
        if i<ofdm_symbols
            H_interp_doppler2(:,i) = ...
                mean(H_interp_doppler2(:,i:i+1),2);
        else
            H_interp_doppler2(:,i) = ...
                mean(H_interp_doppler2(:,i-1:i),2);
        end
    end
else
    H_interp_doppler2 = H_interp_doppler2_orig;
end
%%%%% Average all CH estimates in an OFDM frame %%%%%
if EQUALIZER_METHOD == "ZF Averaged"
    if FILTER_CH_EST
        H_interp_doppler2_filt = H_interp_doppler2;
        w_default = linspace(2,1,ofdm_symbols);
        w_flip = flip(w_default);
        w_flip(end) = [];
        for i=1:ofdm_symbols
            w = [w_flip(end-i+2:end) w_default(1:end-i+1)];
            w = w/sum(w);
            H_interp_doppler2(:,i)=sum(H_interp_doppler2_filt.*w,2);
        end
    else
        H_interp_doppler2 = mean(H_interp_doppler2,2);
        H_interp_doppler2 = ...
            repmat(H_interp_doppler2, [1 ofdm_symbols]);
    end
end
%%%%% Get Ideal Channel to compare with estimated channel %%%%%
fft_doppler_eq2_tmp = fft_doppler_eq2;
fft_doppler_eq2_tmp(zp_index,:) = [];
H_ideal2 = conj(fft_doppler_eq2_tmp) ./ ...
    conj(tx_pilot_data);
%%%%% Use entire sym1 as pilots, rest of syms are data %%%%%
if (EQUALIZER_METHOD == "Sym1Pilot" || EQUALIZER_METHOD== "SymAvg")
    H_sym2 = H_ideal2(:,1);
    H_sym2 = repmat(H_sym2, [1 ofdm_symbols]);
    H_interp_doppler2_sym1 = interp1([pilot_index,data_index], ...
        H_sym2,1:nfft,interp_method,"extrap");
end
%%%%% Interpolate Ideal channel to all NFFT sub-carriers %%%%%
H_interp_doppler2_ideal = zeros(nfft,ofdm_symbols);
for i=1:ofdm_symbols
    tmp_pilot_data_index = pilot_data_index(:,i);
    tmp_pilot_data_index(any(isnan(pilot_data_index),2),:) = [];
    H_interp_doppler2_ideal(:,i) = interp1(tmp_pilot_data_index,...
        H_ideal2(:,i),1:nfft,interp_method,"extrap");
end      

%%%%%%%%%%%%%%%%%%%%%%%%%%%%%%%%%%%%%%%%%%%%%%%%%%%%%%%%%%%%%%%%%%%
% Plot MATLAB simulated channel response and estimate
for i = 1:symbol_plot
    figure(),subplot(2,2,1),plot(1:nfft,real( ...
        H_interp_doppler2_ideal(:,i)), ...
        'linewidth',2),hold on,plot(1:nfft,real( ...
        H_interp_doppler2(:,i))),title('In-Phase'),xlim([ ...
        pilot_index(1),pilot_index(end)]),legend('Ideal','LS')
    subplot(2,2,3),plot(1:nfft,abs(H_interp_doppler2_ideal( ...
        :,i)),'linewidth',2),hold on,plot(1:nfft,abs( ...
        H_interp_doppler2(:,i))),title('Magnitude'),xlim([ ...
        pilot_index(1),pilot_index(end)]),legend('Ideal','LS')
    subplot(2,2,2),plot(1:nfft,imag(H_interp_doppler2_ideal(:,i))...
        ,'linewidth',2),hold on,plot(1:nfft,imag( ...
        H_interp_doppler2(:,i))),title('Quadrature')
    xlim([pilot_index(1),pilot_index(end)]),legend('Ideal','LS')
    subplot(2,2,4),plot(1:nfft,angle(H_interp_doppler2_ideal...
        (:,i)),'linewidth',2),hold on,plot(1:nfft,angle( ...
        H_interp_doppler2(:,i))),title('Phase')
    xlim([pilot_index(1),pilot_index(end)]),legend('Ideal','LS')

    sgtitle({'Matlab Channel Estimate, Symbol ',num2str(i)})
end

%%%%%%%%%%%%%%%%%%%%%%%%%%%%%%%%%%%%%%%%%%%%%%%%%%%%%%%%%%%%%%%%%%%
% Channel estimate quality measurements
% Get normalized mean square error(NMSE) of channel estimate for doppler CH
if ~PILOT_COMB_FORMAT
    H_true = zeros(data_carriers,ofdm_symbols);
    H_doppler = zeros(data_carriers,ofdm_symbols);
    for i=1:ofdm_symbols
        H_true_tmp = H_interp_doppler2_ideal(:,i);
        H_true_tmp(any(isnan(rm_pilot_zp_index(:,i)),2),:) = [];
        H_true(:,i) = H_true_tmp;
        H_doppler_tmp = H_interp_doppler2(:,i);
        H_doppler_tmp(any(isnan(rm_pilot_zp_index(:,i)),2),:) = [];
        H_doppler(:,i) = H_doppler_tmp;
    end
else
    H_true = H_interp_doppler2_ideal;
    H_true(any(isnan(rm_pilot_zp_index),2),:) = [];
    H_doppler = H_interp_doppler2;
    H_doppler(any(isnan(rm_pilot_zp_index),2),:) = [];
end
H_true_sc = H_interp_doppler2_ideal;
%H_true_sc(zp_index,:) = [];
H_doppler_sc = H_interp_doppler2;
%H_doppler_sc(zp_index,:) = [];

squared_errors = zeros(data_carriers,ofdm_symbols);
sum_squared_errors = zeros(1,ofdm_symbols);
sum_squared_magnitudes_true = zeros(1,ofdm_symbols);
NMSE_doppler = zeros(1,ofdm_symbols);
for i=1:ofdm_symbols
    squared_errors(:,i) = abs(H_true(:,i) - H_doppler(:,i)).^2;
    sum_squared_errors(i) = sum(squared_errors(:,i));
    sum_squared_magnitudes_true(i) = sum(abs(H_true(:,i)).^2);
    NMSE_doppler(i)=sum_squared_errors(i) / sum_squared_magnitudes_true(i);
end
NMSE_doppler_sc = abs(H_true_sc - H_doppler_sc).^2 ./ abs(H_true_sc.^2);
NMSE_doppler_sc2 = abs(H_true_sc - H_doppler_sc).^2;

%%%%%%%%%%%%%%%%%%%%%%%%%%%%%%%%%%%%%%%%%%%%%%%%%%%%%%%%%%%%%%%%%%%
% Plot channel estimate NMSE vs OFDM symbol
y1 = 1:ofdm_symbols;
figure(),b = bar(y1,NMSE_doppler,'LineWidth',0.5);
xtips1 = b(1).XEndPoints;ytips1 = b(1).YEndPoints;
labels1 = string(b(1).YData);text(xtips1,ytips1,labels1,...
    'HorizontalAlignment','center','VerticalAlignment','bottom')
legend('MATLAB Sim')
xlabel('OFDM Symbols'),title('Channel Estimate Error per Symbol')
ylabel('Normalized Mean Squared Error (NMSE)')

% Plot channel estimate NMSE vs sub-carrier
y1 = 1:nfft; y1([zp_index(:,1);pilot_index(:,1)]) = [];
NMSE_doppler_sc_plot = NMSE_doppler_sc(:,1);
NMSE_doppler_sc_plot([zp_index(:,1);pilot_index(:,1)]) = [];
figure(),bar(y1,NMSE_doppler_sc_plot.');
legend('MATLAB Sim'),xlabel('Data Sub-Carriers')
title('Channel Estimate Error per Sub-Carrier for Symbol 1')
ylabel('Normalized Mean Squared Error (NMSE)')

%%%%%%%%%%%%%%%%%%%%%%%%%%%%%%%%%%%%%%%%%%%%%%%%%%%%%%%%%%%%%%%%%%%
% Plot real channel (MATLAB or MODEM) for first 4 symbols
figure()
for i = 1:symbol_plot
    subplot(2,2,1),plot(1:nfft,real(H_interp_doppler2_ideal...
        (:,i)),'linewidth',2),hold on,xlim([pilot_index(1),...
        pilot_index(end)]),subplot(2,2,2),plot(1:nfft,imag(...
        H_interp_doppler2_ideal(:,i)),'linewidth',2),hold on
    xlim([pilot_index(1),pilot_index(end)]),subplot(2,2,3)
    plot(1:nfft,abs(H_interp_doppler2_ideal(:,i)), ...
        'linewidth',2),hold on,xlim([pilot_index(1), ...
        pilot_index(end)]),subplot(2,2,4),plot(1:nfft,angle(...
        H_interp_doppler2_ideal(:,i)),'linewidth',2),hold on
    xlim([pilot_index(1),pilot_index(end)])
end

x_lim = [-1.5 1.5];
x_lim2 = [0.4 1.8];
x_lim3 = [-4 4];

subplot(2,2,1),title('In-Phase'),xlabel('Sub-Carriers')
legend('Sym 0','Sym 1','Sym 2','Sym 3'),%ylim(x_lim)
subplot(2,2,2),title('Quadrature'),xlabel('Sub-Carriers')
legend('Sym 0','Sym 1','Sym 2','Sym 3'),%ylim(x_lim)
subplot(2,2,3),title('Magnitude'),xlabel('Sub-Carriers')
legend('Sym 0','Sym 1','Sym 2','Sym 3'),%ylim(x_lim2)
subplot(2,2,4),title('Phase'),xlabel('Sub-Carriers'),%ylim(x_lim3)
legend('Sym 0','Sym 1','Sym 2','Sym 3'),sgtitle('MATLAB Actual Channel')

%%%%%%%%%%%%%%%%%%%%%%%%%%%%%%%%%%%%%%%%%%%%%%%%%%%%%%%%%%%%%%%%%%%
% For proof only. With ideal channel, equalization should be perfect
if (EQUALIZER_METHOD == "Ideal")
    H_interp_doppler2 = H_interp_doppler2_ideal;
end

%%%%%%%%%%%%%%%%%%%%%%%%%%%%%%%%%%%%%%%%%%%%%%%%%%%%%%%%%%%%%%%%%%%%%%%%%%%
% Channel Equalization
%%%%%%%%%%%%%%%%%%%%%%%%%%%%%%%%%%%%%%%%%%%%%%%%%%%%%%%%%%%%%%%%%%%%%%%%%%%
% Expand Equalization 
% H_ZF_re = real(H_interp); H_ZF_im = -imag(H_interp);
% fft_re = real(fft_signal_eq); fft_im = imag(fft_signal_eq);
% Z_EQ_ZF=(fft_re.*H_ZF_re + fft_im.*H_ZF_im)./ ...
%     (H_ZF_re.^2+ H_ZF_im.^2) ...
%     +1i*(fft_im.*H_ZF_re - fft_re.*H_ZF_im)./ ...
%     (H_ZF_re.^2 + H_ZF_im.^2);

%%%%%%%%%%%%%%%%%%%%%%%%%%%%%%%%%%%%%%%%%%%%%%%%%%%%%%%%%%%%%%%%%%%%%%%%%%%
% Equalize MATLAB Sim channel
MMSE_weights_doppler = ...
    conj(H_interp_doppler2) ./(abs(H_interp_doppler2).^2+NMSE_doppler_sc2);
MMSE_weights_doppler = NMSE_doppler_sc2 ./ (NMSE_doppler_sc2 + 1);

Z_EQ_ZF_doppler2 = fft_doppler_eq2 ./ conj(H_interp_doppler2);

%%%%% SNR Estimate %%%%%
P_RX_doppler = Z_EQ_ZF_doppler2;
if ~PILOT_COMB_FORMAT
    P_RX_doppler = zeros(pilot_carriers,ofdm_symbols);
    for i=1:ofdm_symbols
        P_RX_tmp = Z_EQ_ZF_doppler2(:,i);
        P_RX_tmp(any(isnan(pilot_index_nan(:,i)),2),:) = [];
        P_RX_doppler(:,i) = P_RX_tmp;
    end
else
    P_RX_doppler(any(isnan(pilot_index_nan),2),:) = [];
end
rx_pilots = P_RX_doppler;
rx_pilot_power = mean(abs(rx_pilots).^2);
norm_rx_pilots = rx_pilots .* sqrt(tx_pilot_power./rx_pilot_power);
noise_est = norm_rx_pilots - tx_pilots;
noise_est_power = mean(abs(noise_est).^2);
SNR_estimate_doppler = tx_pilot_power ./ noise_est_power;
SNR_estimate_db_doppler = 10*log10(mean(SNR_estimate_doppler))

%%%%%%%%%%%%%%%%%%%%%%%%%%%%%%%%%%%%%%%%%%%%%%%%%%%%%%%%%%%%%%%%%%%%%%%%%%%
% Only keep data sub-carriers
%%%%%%%%%%%%%%%%%%%%%%%%%%%%%%%%%%%%%%%%%%%%%%%%%%%%%%%%%%%%%%%%%%%%%%%%%%%
if ~PILOT_COMB_FORMAT
    % Initialize data variables
    Z_EQ_ZF2 = zeros(data_carriers,ofdm_symbols);
    fft_signal_eq_2 = zeros(data_carriers,ofdm_symbols);
    fft_doppler_eq2_2 = zeros(data_carriers,ofdm_symbols);
    Z_EQ_ZF_doppler2_2 = zeros(data_carriers,ofdm_symbols);
    % Remove pilot and ZP sub-carriers
    Z_EQ_ZF = fft_signal*2.01/ifft_gain;
    for i=1:ofdm_symbols
        Z_EQ_ZF_tmp = Z_EQ_ZF(:,i);
        Z_EQ_ZF_tmp(any(isnan(rm_pilot_zp_index(:,i)),2),:) = [];
        Z_EQ_ZF2(:,i) = Z_EQ_ZF_tmp;

        fft_signal_eq_tmp = fft_signal_eq(:,i);
        fft_signal_eq_tmp(any(isnan(rm_pilot_zp_index(:,i)),2),:) = [];
        fft_signal_eq_2(:,i) = fft_signal_eq_tmp;

        fft_doppler_eq2_tmp = fft_doppler_eq2(:,i);
        fft_doppler_eq2_tmp(any(isnan(rm_pilot_zp_index(:,i)),2),:) = [];
        fft_doppler_eq2_2(:,i) = fft_doppler_eq2_tmp;

        Z_EQ_ZF_doppler2_tmp = Z_EQ_ZF_doppler2(:,i);
        Z_EQ_ZF_doppler2_tmp(any(isnan(rm_pilot_zp_index(:,i)),2),:) = [];
        Z_EQ_ZF_doppler2_2(:,i) = Z_EQ_ZF_doppler2_tmp;          
    end
    Z_EQ_ZF = Z_EQ_ZF2;
    fft_signal_eq = fft_signal_eq_2;
    fft_doppler_eq2 = fft_doppler_eq2_2;
    Z_EQ_ZF_doppler2 = Z_EQ_ZF_doppler2_2/ifft_gain;

else
    Z_EQ_ZF = fft_signal*2.01/ifft_gain;
    Z_EQ_ZF(any(isnan(rm_pilot_zp_index),2),:) = [];
    fft_signal_eq(any(isnan(rm_pilot_zp_index),2),:) = [];
    fft_doppler_eq2(any(isnan(rm_pilot_zp_index),2),:) = [];
    Z_EQ_ZF_doppler2(any(isnan(rm_pilot_zp_index),2),:) = [];
    Z_EQ_ZF_doppler2 = Z_EQ_ZF_doppler2/ifft_gain;
end

% Scatter Plot %%%%%%%%%%%%%%%%%%%%%%%%%%%%%%%%%%%%%%%%%%%%%%%%%%%%%%%%%%%%
lim = sqrt(2*M) + 1; y_lim = [-lim lim]; x_lim = [-lim lim];
ideal_scatter = qammod(0:M-1,M);
figure(),subplot(2,1,1),scatter(real(Z_EQ_ZF),imag(Z_EQ_ZF),'.'),grid on
if PLOT_IDEAL
    hold on,scatter(real(ideal_scatter),imag(ideal_scatter),300,'c','x',...
        'LineWidth',3)
end
title({[num2str(snr_db),'dB AWGN Channel'],'No Equalization'}),ylim(y_lim)
xlim(x_lim),subplot(2,1,2),scatter(real(Z_EQ_ZF_doppler2),imag( ...
    Z_EQ_ZF_doppler2),'.'),grid on
if PLOT_IDEAL
    hold on,scatter(real(ideal_scatter),imag(ideal_scatter),300,'c','x',...
        'LineWidth',3)
end
title({'MATLAB Sim UW-A Channel','Doppler Correction with Equalization'})
ylim(y_lim),xlim(x_lim)
sgtitle('Equalizer Output')

% Loop through each OFDM MODEM symbol and plot the constellation
for i=1:symbol_plot
    figure(),scatter(real(Z_EQ_ZF_doppler2(:,i)),...
        imag(Z_EQ_ZF_doppler2(:,i)),'.'),grid on
    title(['Modem Sim Channel, Symbol ',num2str(i)])
end

%%%%%%%%%%%%%%%%%%%%%%%%%%%%%%%%%%%%%%%%%%%%%%%%%%%%%%%%%%%%%%%%%%%%%%%%%%%
% QAM Demodulation
%%%%%%%%%%%%%%%%%%%%%%%%%%%%%%%%%%%%%%%%%%%%%%%%%%%%%%%%%%%%%%%%%%%%%%%%%%%
% Demod
demod_data = qamdemod(Z_EQ_ZF,M);
demod_doppler2 = qamdemod(Z_EQ_ZF_doppler2,M);

ser_data = symerr(tx_data, demod_data)/numel(tx_data);
ser_doppler2 = symerr(tx_data, demod_doppler2)/numel(tx_data);

% Get EVM measurements
evm = comm.EVM(AveragingDimensions=[1 2],MaximumEVMOutputPort=1);
[data_evm,data_evm_pk] = evm(qam_mod_data/ifft_gain,Z_EQ_ZF);
[doppler_evm2,doppler_evm_pk2]=evm(qam_mod_data/ifft_gain,Z_EQ_ZF_doppler2);

table(NMSE_doppler)

Equalization =["AWGN Channel";"UW-A Channel"];
SER = [ser_data;ser_doppler2];
AverageEVM = [data_evm;doppler_evm2];
PeakEVM = [data_evm_pk;doppler_evm_pk2];
table(Equalization,SER,AverageEVM,PeakEVM)

y_lim = [0 100]; y_ofdm = 1:ofdm_symbols; y1 = 1:nfft; y_lim2 = [0 200];
carriers_plot = zeros(1,nfft); carriers_plot_doppler2 = zeros(1,nfft);
carriers_plot_sw = zeros(1,nfft);
evm = comm.EVM(AveragingDimensions=1);
evm_ofdm = evm(qam_mod_data/ifft_gain,Z_EQ_ZF);
evm_ofdm_doppler2 = evm(qam_mod_data/ifft_gain,Z_EQ_ZF_doppler2);
evm = comm.EVM(AveragingDimensions=2);
evm_carriers = evm(qam_mod_data/ifft_gain,Z_EQ_ZF);
carriers_plot(data_index(:,1)) = evm_carriers;
evm_carriers_doppler2 = evm(qam_mod_data/ifft_gain,Z_EQ_ZF_doppler2);
carriers_plot_doppler2(data_index(:,1)) = evm_carriers_doppler2;

figure(),subplot(2,2,1),bar(y1,carriers_plot),ax=gca;ax.YLim=y_lim;
xlabel('Sub-Carriers'),ylabel('%')
title({'AWGN Channel', 'Averaged Across Sub-Carriers'}),subplot(2,2,2)
bar(y1,carriers_plot_doppler2),ax=gca;ax.YLim=y_lim;xlabel('Sub-Carriers')
ylabel('%')
title({'MATLAB Sim UW-A Channel','Averaged Across Sub-Carriers'})
subplot(2,2,3)
bar(y_ofdm,evm_ofdm),ax=gca;ax.YLim=y_lim;xlabel('OFDM Symbols')
ylabel('%'),title({'AWGN Channel','Averaged Across OFDM Symbols'})
subplot(2,2,4),bar(y_ofdm,evm_ofdm_doppler2)
ax=gca;ax.YLim=y_lim;xlabel('OFDM Symbols'),ylabel('%')
title({'MATLAB Sim UW-A Channel','Averaged Across OFDM Symbols'})
sgtitle('EVM')
